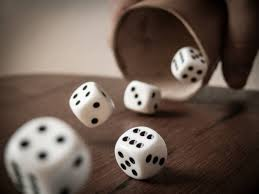
#> input picture Computer vision/lista 1/a.jfif, 259 x 194 px
$ python -i lista-1.py   (imports and definitions only)
#> lines starting #> are read from the running program, lines starting #| are printed output that depends on the picture
from pathlib import Path
from PIL import Image, ImageFilter
import numpy as np
import cv2

BASE_DIR = Path(__file__).resolve().parent
path = BASE_DIR / "a.jfif"

def load_image(path):
	img = Image.open(path)
#> img is the input picture: PIL image 259x194 RGB; mean R, G, B 106.3, 90.6, 80.8
	img_rgb = img.convert('RGB') # konwersja do RGB
	return img_rgb

rgb = load_image(path)

# --------------------------- 1 ---------------------------
def grayscale(img):
	gray = img.convert('L')
	gray.show()

#grayscale(rgb)

# --------------------------- 2 ---------------------------
def gaussian_blur(img, radius=5):		# promień rozmycia, im więcej tym bardziej się rozmywa
	blurr = img.filter(ImageFilter.GaussianBlur(radius))
	blurr.show()

#gaussian_blur(rgb)

# --------------------------- 3 ---------------------------
def Canny(img, low=100, high=200):

	array = np.array(img.convert('L')) 	# zamiana na macierz, i zamiana na skalę szarości
	edges = cv2.Canny(array, low, high, L2gradient=True)

	edges_img = Image.fromarray(edges)	# wracamy do PIL
	edges_img.show()

#Canny(rgb)

# --------------------------- 4 ---------------------------
def threshold_bin(img, thresh=128, maxval=255, method='fixed'):
	gray = img.convert('L')
	array = np.array(gray)
	_, thresh_arr = cv2.threshold(array, int(thresh), int(maxval), cv2.THRESH_BINARY)
	thresh_img = Image.fromarray(thresh_arr)
	thresh_img.show()

#threshold_bin(rgb)

# --------------------------- 5 ---------------------------
def rotate_img(img, angle=45):
	rotated = img.rotate(angle, expand=True)	# expand - nie przycina tylko zwiększa obraz
	rotated.show()

#rotate_img(rgb)

# --------------------------- 6 ---------------------------
def resize(img, multiplier=2):
	m = float(multiplier)
	w, h = img.size
	new_size = (max(1, int(round(w * m))), max(1, int(round(h * m))))
	resized = img.resize(new_size)
	resized.show()

#resize(rgb)

# --------------------------- 7 ---------------------------
def equal_hist(img):
    rgb = np.array(img)
    ycrcb = cv2.cvtColor(rgb, cv2.COLOR_RGB2YCrCb)	# konwersja RGB -> YCrCb
#> ycrcb: shape (194, 259, 3); mean of channels 0, 1, 2 94.2, 136.7, 120.4
    y, cr, cb = cv2.split(ycrcb)	# wyciągamy poziom jasności (y)
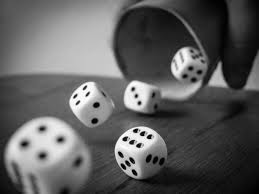
#> y: shape (194, 259); min 0, max 255, mean 94.2
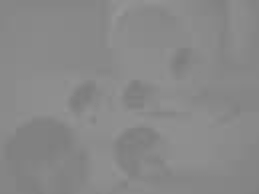
#> cr: shape (194, 259); min 124, max 151, mean 136.7
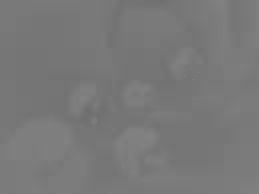
#> cb: shape (194, 259); min 109, max 131, mean 120.4
    y_eq = cv2.equalizeHist(y)
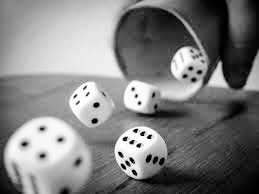
#> y_eq: shape (194, 259); min 0, max 255, mean 128.2
    ycrcb_eq = cv2.merge((y_eq, cr, cb))	# łączymy kanały w całość
#> ycrcb_eq: shape (194, 259, 3); mean of channels 0, 1, 2 128.2, 136.7, 120.4
    rgb_eq = cv2.cvtColor(ycrcb_eq, cv2.COLOR_YCrCb2RGB)	# konwersja YCrCb -> RGB
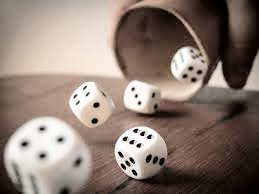
#> rgb_eq: shape (194, 259, 3); mean R, G, B 140.3, 124.6, 114.7
    Image.fromarray(rgb_eq).show()

#equal_hist(rgb)

# --------------------------- 8 ---------------------------
def sharpness(img,x=2):
	filter = np.array([

		[0 ,   -x ,   0],
		[-x,   5*x,  -x],
		[0 ,   -x ,   0]

		])

	array = np.array(img)
	sharp = cv2.filter2D(array, -1, filter)	# -1 - zachowujemy głębię oryginału
	Image.fromarray(sharp).show()

#sharpness(rgb)

>>> import cv2
>>> picture = cv2.cvtColor(cv2.imread('a.jfif'), cv2.COLOR_BGR2RGB)
>>> result = equal_hist(picture)
